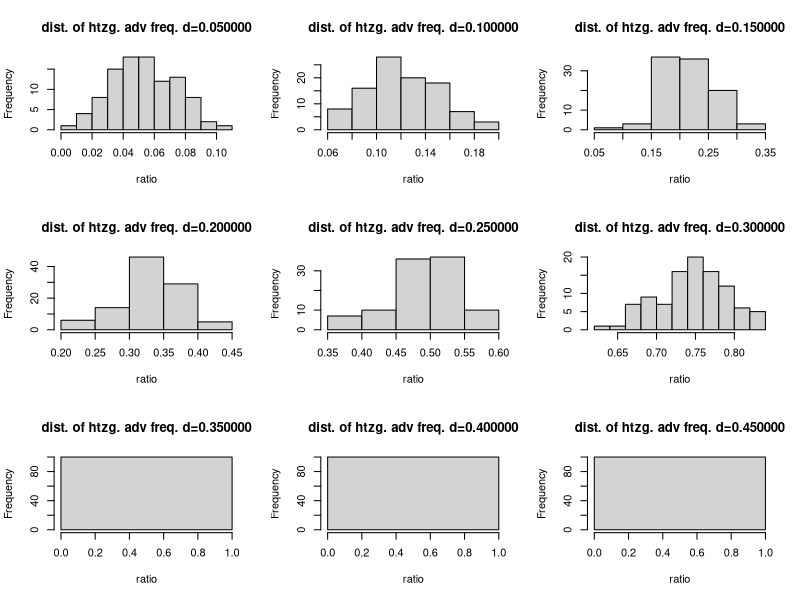

Here is the R script that generated this plot:
# parameters
d=0.25
n = 100
adv = 0
u1 = 0.25; u2 = 0.75
sig = 0.125
ratio = c()
#distribution graph
#x = seq(0,1,0.01)
#y1 = dnorm(x,u1,sig)
#y2 = dnorm(x,u2,sig)
#plot(y1~x,type='l')
#lines(y2~x)
ratios = list()
list_num = 1
par(mfrow=c(3,3))
for (d in seq(0.05,0.45,0.05)){
  for (j in c(1:100)){
    for (i in c(1:n)){
      a11 = runif(1, min = 0, max = (1-2*d))
      a = c(a11, a11+d, a11+(2*d))
      w1 = dnorm(a, u1, sig)
      w2 = dnorm(a, u2, sig)
      ww = w1*w2
      if (ww[1] < ww[2] & ww[2] > ww[3]){
        adv = adv + 1
      }
    }
  ratio[j] = adv/n
  adv = 0
  }
ratios[[list_num]] = ratio
list_num = list_num +1
hist(ratio, main=NULL)
title(sprintf('dist. of htzg. adv freq. d=%f',d))
}


